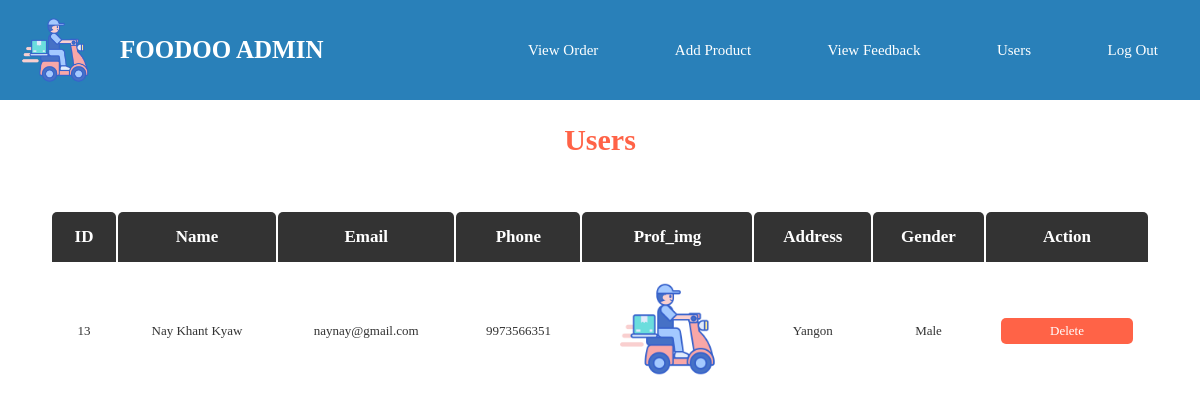
Screenshot of /admin/user.php with the database file from the repository.
### tables this page shows
CREATE TABLE IF NOT EXISTS `signup` (
  `sing_up_id` int(20) NOT NULL AUTO_INCREMENT,
  `Name` varchar(50) NOT NULL,
  `Email` varchar(50) NOT NULL,
  `Password` varchar(90) NOT NULL,
  `Phone` bigint(20) NOT NULL,
  `Prof_img` varchar(50) NOT NULL,
  `Address` varchar(50) NOT NULL,
  `Gender` varchar(50) NOT NULL,
  PRIMARY KEY (`sing_up_id`)
);

### admin/user.php (the view, shortened to what this page needs)
<!DOCTYPE html>
<html lang="en">
<head>
    <link rel="stylesheet" type="text/css" href="css/product.css">
    <link rel="stylesheet" type="text/css" href="css/user.css">
    <link rel="stylesheet" href="https://cdnjs.cloudflare.com/ajax/libs/font-awesome/6.1.2/css/all.min.css">
</head>
<body>
<?php include("header.php"); ?>
<div class="title">
    Users
</div>
<div class="user_container">
    <section class="user_table">
        <table>
            <thead>
                <th>ID</th>
                <th>Name</th>
                <th>Email</th>
                <th>Phone</th>
                <th>Prof_img</th>
                <th>Address</th>
                <th>Gender</th>
                <th>Action</th>
            </thead>
            <tbody>
                    <?php
                        $viewuser="SELECT * FROM `signup`";
                        $qview_user=mysql_query($viewuser);
                        while($crow=mysql_fetch_assoc($qview_user)){
                    ?>
                        <tr>
                        <td><?php echo $crow['sing_up_id']?></td>
                        <td><?php echo $crow['Name']?></td>
                        <td><?php echo $crow['Email']?></td>
                        <td><?php echo $crow['Phone']?></td>
                        <td><img src="../profile/<?php echo $crow['Prof_img']; ?>" style="height:100px; width:100px; border-radius:.5rem;"></td>
                        <td><?php echo $crow['Address']?></td>
                        <td><?php echo $crow['Gender']?></td>
                        <td><a href="user.php?delete=<?php echo $crow['sing_up_id'] ?>" class="done-btn" onclick="return confirm('Are you sure to delete user?');"><span><i class="fas fa-delete"></i></span> Delete</a>
                    <?php
                        }
                    ?>
                </tbody>
        </table>
    </section>
</div>
</body>
</html>

### admin/css/product.css (style rules this page uses)
* { padding: 0; margin: 0; box-sizing: border-box; text-decoration: none; }
:root { --blue:#2980b9; --red:tomato; --orange:orange; --black:#333; --bgcolor:#eee; --border:1rem solid #999; }
html { font-size: 62.5%; overflow-x: hidden; }
section { padding: 2rem; }

### admin/css/user.css (style rules this page uses)
.title { width: 100%; height: 80px; line-height: 80px; font-size: 3rem; font-weight: bold; text-transform: capitalize; color: tomato; text-align: center; }
.user_container { margin-top: 10px; height:fit-content; width: 100%; display: flex; justify-content: space-around; }
.user_table { height: fit-content; width: 95%; display: flex; flex-wrap: wrap; }
.user_table table { width: 100%; text-align: center; }
.user_table table thead th { padding: 1.5rem; font-size: 1.7rem; background-color: var(--black); color: white; text-transform: capitalize; border-top-left-radius: .5rem; border-top-right-radius: .5rem; }
.user_table table td { padding: 1.5rem; font-size: 1.3rem; color: var(--black); }
.user_table table td:first-child { padding: 0; }
.done-btn { background-color: tomato; color:white; padding: .5rem 3rem; border-radius: .5rem; display: flex; flex-wrap: wrap; justify-content: center; cursor: pointer; }

### rows the page displays
signup: sing_up_id "13", Name "Nay Khant Kyaw", Email "naynay@gmail.com", Phone "9973566351", Prof_img (picture), Address "Yangon", Gender "Male"
